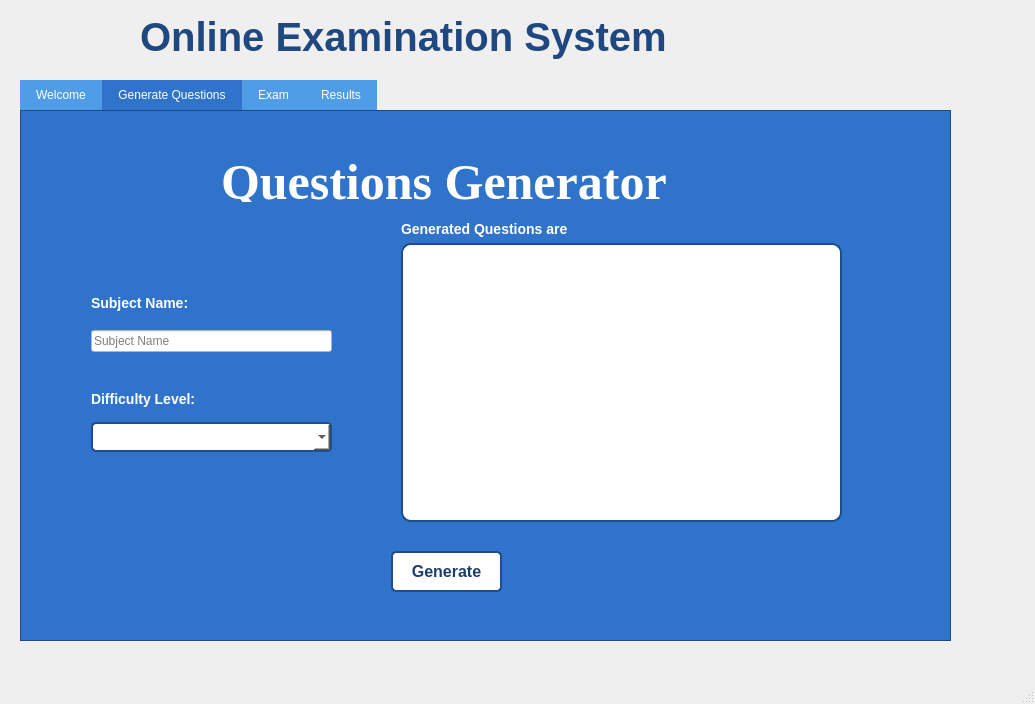
<?xml version="1.0" encoding="UTF-8"?>
<ui version="4.0">
 <class>MainWindow</class>
 <widget class="QMainWindow" name="MainWindow">
  <property name="geometry">
   <rect>
    <x>0</x>
    <y>0</y>
    <width>1035</width>
    <height>704</height>
   </rect>
  </property>
  <property name="windowTitle">
   <string>MainWindow</string>
  </property>
  <widget class="QWidget" name="centralwidget">
   <widget class="QTabWidget" name="tabWidget">
    <property name="geometry">
     <rect>
      <x>20</x>
      <y>80</y>
      <width>931</width>
      <height>561</height>
     </rect>
    </property>
    <property name="styleSheet">
     <string notr="true">QTabWidget {
    background-color: rgb(98, 162, 222); /* Set the background color to a shade of blue */
    color: #ffffff; /* Set the text color to white */
    font-family: Arial, sans-serif; /* Set the font family */
}

/* Apply styles to the individual tabs */
QTabBar::tab {
    background-color:rgb(79, 157, 231); /* Set the background color for each tab */
    color: #ffffff; /* Set the text color for each tab */
    padding: 8px 16px; /* Add padding to the tabs for better spacing */
}

/* Apply styles to the selected tab */
QTabBar::tab:selected {
    background-color: rgb(48, 115, 203); /* Set a different color for the selected tab */
}

/* Apply styles to the content area of the tabs */
QTabWidget::pane {
    border: 1px solid rgb(31, 74, 131); /* Add a border around the content area */
    background-color: rgb(48, 115, 203); /* Set the background color for the content area */
    padding: 10px; /* Add padding to the content area for better spacing */
}
</string>
    </property>
    <property name="currentIndex">
     <number>1</number>
    </property>
    <property name="elideMode">
     <enum>Qt::ElideNone</enum>
    </property>
    <widget class="QWidget" name="tab_5">
     <attribute name="title">
      <string>Welcome</string>
     </attribute>
     <widget class="QLabel" name="label_4">
      <property name="geometry">
       <rect>
        <x>350</x>
        <y>20</y>
        <width>211</width>
        <height>51</height>
       </rect>
      </property>
      <property name="font">
       <font>
        <family>Times New Roman</family>
        <pointsize>-1</pointsize>
        <bold>true</bold>
       </font>
      </property>
      <property name="styleSheet">
       <string notr="true">QLabel {
color: rgb(255, 255, 255);
font-size: 50px; 
font-weight: bold;
}


</string>
      </property>
      <property name="text">
       <string>Welcome</string>
      </property>
     </widget>
     <widget class="QTextBrowser" name="textBrowser_7">
      <property name="geometry">
       <rect>
        <x>180</x>
        <y>80</y>
        <width>561</width>
        <height>41</height>
       </rect>
      </property>
      <property name="styleSheet">
       <string notr="true">QTextBrowser
{
background-color: rgb(255, 255, 255); 
color: rgb(26, 63, 111); 
border: 2px solid rgb(29, 78, 139);
border-radius: 5px; 
padding: 2px 2px; 
font-size: 16px;
font-weight: bold;
}

</string>
      </property>
      <property name="html">
       <string>&lt;!DOCTYPE HTML PUBLIC &quot;-//W3C//DTD HTML 4.0//EN&quot; &quot;http://www.w3.org/TR/REC-html40/strict.dtd&quot;&gt;
&lt;html&gt;&lt;head&gt;&lt;meta name=&quot;qrichtext&quot; content=&quot;1&quot; /&gt;&lt;meta charset=&quot;utf-8&quot; /&gt;&lt;style type=&quot;text/css&quot;&gt;
p, li { white-space: pre-wrap; }
hr { height: 1px; border-width: 0; }
li.unchecked::marker { content: &quot;\2610&quot;; }
li.checked::marker { content: &quot;\2612&quot;; }
&lt;/style&gt;&lt;/head&gt;&lt;body style=&quot; font-family:'Segoe UI'; font-size:16px; font-weight:700; font-style:normal;&quot;&gt;
&lt;p style=&quot; margin-top:0px; margin-bottom:0px; margin-left:0px; margin-right:0px; -qt-block-indent:0; text-indent:0px;&quot;&gt;&lt;span style=&quot; font-size:11pt; font-weight:400;&quot;&gt;Hello Students! Below are some guidelines you are suggested to revise everyday.&lt;/span&gt;&lt;/p&gt;&lt;/body&gt;&lt;/html&gt;</string>
      </property>
     </widget>
     <widget class="QTextBrowser" name="textBrowser_3">
      <property name="geometry">
       <rect>
        <x>180</x>
        <y>130</y>
        <width>561</width>
        <height>291</height>
       </rect>
      </property>
      <property name="styleSheet">
       <string notr="true">QTextBrowser
{
background-color: rgb(255, 255, 255); 
color: rgb(26, 63, 111); 
border: 2px solid rgb(29, 78, 139);
border-radius: 5px; 
padding: 10px 10px; 
font-size: 16px;
font-weight: bold;
}


</string>
      </property>
      <property name="html">
       <string>&lt;!DOCTYPE HTML PUBLIC &quot;-//W3C//DTD HTML 4.0//EN&quot; &quot;http://www.w3.org/TR/REC-html40/strict.dtd&quot;&gt;
&lt;html&gt;&lt;head&gt;&lt;meta name=&quot;qrichtext&quot; content=&quot;1&quot; /&gt;&lt;meta charset=&quot;utf-8&quot; /&gt;&lt;style type=&quot;text/css&quot;&gt;
p, li { white-space: pre-wrap; }
hr { height: 1px; border-width: 0; }
li.unchecked::marker { content: &quot;\2610&quot;; }
li.checked::marker { content: &quot;\2612&quot;; }
&lt;/style&gt;&lt;/head&gt;&lt;body style=&quot; font-family:'Segoe UI'; font-size:16px; font-weight:700; font-style:normal;&quot;&gt;
&lt;p style=&quot; margin-top:0px; margin-bottom:0px; margin-left:0px; margin-right:0px; -qt-block-indent:0; text-indent:0px;&quot;&gt;&lt;span style=&quot; font-family:'Tahoma','sans-serif'; font-size:16px; font-weight:400;&quot;&gt;‣&lt;/span&gt;&lt;span style=&quot; font-size:16px; font-weight:400;&quot;&gt; &lt;/span&gt;&lt;span style=&quot; font-size:16px;&quot;&gt;Note: Your Paper Will Be Cancelled If you Minimze your screen.&lt;/span&gt;&lt;/p&gt;
&lt;p style=&quot;-qt-paragraph-type:empty; margin-top:0px; margin-bottom:0px; margin-left:0px; margin-right:0px; -qt-block-indent:0; text-indent:0px; font-weight:400;&quot;&gt;&lt;br /&gt;&lt;/p&gt;
&lt;p style=&quot; margin-top:0px; margin-bottom:0px; margin-left:0px; margin-right:0px; -qt-block-indent:0; text-indent:0px;&quot;&gt;&lt;span style=&quot; font-family:'Tahoma','sans-serif'; font-size:16px; font-weight:400;&quot;&gt;‣&lt;/span&gt;&lt;span style=&quot; font-size:16px; font-weight:400;&quot;&gt; Adhere to high ethical standards, respecting confidentiality and privacy.&lt;/span&gt;&lt;/p&gt;
&lt;p style=&quot;-qt-paragraph-type:empty; margin-top:0px; margin-bottom:0px; margin-left:0px; margin-right:0px; -qt-block-indent:0; text-indent:0px; font-weight:400;&quot;&gt;&lt;br /&gt;&lt;/p&gt;
&lt;p style=&quot; margin-top:0px; margin-bottom:0px; margin-left:0px; margin-right:0px; -qt-block-indent:0; text-indent:0px;&quot;&gt;&lt;span style=&quot; font-family:'Tahoma','sans-serif'; font-size:16px; font-weight:400;&quot;&gt;‣&lt;/span&gt;&lt;span style=&quot; font-size:16px; font-weight:400;&quot;&gt; Maintain accurate and timely submission of questions, ensuring to answer each ascpect asked.&lt;/span&gt;&lt;/p&gt;
&lt;p style=&quot;-qt-paragraph-type:empty; margin-top:0px; margin-bottom:0px; margin-left:0px; margin-right:0px; -qt-block-indent:0; text-indent:0px; font-weight:400;&quot;&gt;&lt;br /&gt;&lt;/p&gt;
&lt;p style=&quot; margin-top:0px; margin-bottom:0px; margin-left:0px; margin-right:0px; -qt-block-indent:0; text-indent:0px;&quot;&gt;&lt;span style=&quot; font-family:'Tahoma','sans-serif'; font-size:16px; font-weight:400;&quot;&gt;‣&lt;/span&gt;&lt;span style=&quot; font-size:16px; font-weight:400;&quot;&gt; Familiarize yourself with and adhere to UI and Flow of the exam system, report any violations or concerns.&lt;/span&gt;&lt;/p&gt;
&lt;p style=&quot;-qt-paragraph-type:empty; margin-top:0px; margin-bottom:0px; margin-left:0px; margin-right:0px; -qt-block-indent:0; text-indent:0px; font-weight:400;&quot;&gt;&lt;br /&gt;&lt;/p&gt;
&lt;p style=&quot; margin-top:0px; margin-bottom:0px; margin-left:0px; margin-right:0px; -qt-block-indent:0; text-indent:0px;&quot;&gt;&lt;span style=&quot; font-family:'Tahoma','sans-serif'; font-size:16px; font-weight:400;&quot;&gt;‣&lt;/span&gt;&lt;span style=&quot; font-size:16px; font-weight:400;&quot;&gt; Prioritize your own physical and mental well-being.&lt;/span&gt;&lt;/p&gt;&lt;/body&gt;&lt;/html&gt;</string>
      </property>
     </widget>
     <widget class="QPushButton" name="pushButton">
      <property name="geometry">
       <rect>
        <x>420</x>
        <y>433</y>
        <width>101</width>
        <height>41</height>
       </rect>
      </property>
      <property name="styleSheet">
       <string notr="true">QPushButton
{
background-color: rgb(255, 255, 255); 
color: rgb(26, 63, 111); 
border: 2px solid rgb(29, 78, 139);
border-radius: 5px; 
padding: 10px 10px; 
font-size: 16px;
font-weight: bold;
cursor: pointer; 
}
QPushButton::hover
{
    background-color:rgb(219, 235, 255);

}</string>
      </property>
      <property name="text">
       <string>Proceed</string>
      </property>
     </widget>
    </widget>
    <widget class="QWidget" name="tab_6">
     <attribute name="title">
      <string>Generate Questions</string>
     </attribute>
     <widget class="QWidget" name="layoutWidget_6">
      <property name="geometry">
       <rect>
        <x>60</x>
        <y>160</y>
        <width>241</width>
        <height>71</height>
       </rect>
      </property>
      <layout class="QVBoxLayout" name="verticalLayout_8">
       <item>
        <widget class="QLabel" name="label_37">
         <property name="styleSheet">
          <string notr="true">QLabel {
color: rgb(255, 255, 255);
font-size: 14px; 
font-weight: bold;
}


</string>
         </property>
         <property name="text">
          <string>Subject Name:</string>
         </property>
        </widget>
       </item>
       <item>
        <widget class="QLineEdit" name="subject_lineEdit_2">
         <property name="styleSheet">
          <string notr="true">QLineEdit
{
background-color:rgb(255, 255, 255)
}
QLineEdit:hover {
    background-color:rgb(219, 235, 255); 
}</string>
         </property>
         <property name="placeholderText">
          <string>Subject Name</string>
         </property>
        </widget>
       </item>
      </layout>
     </widget>
     <widget class="QLabel" name="label_5">
      <property name="geometry">
       <rect>
        <x>190</x>
        <y>40</y>
        <width>561</width>
        <height>41</height>
       </rect>
      </property>
      <property name="font">
       <font>
        <family>Georgia</family>
        <pointsize>-1</pointsize>
        <bold>true</bold>
       </font>
      </property>
      <property name="styleSheet">
       <string notr="true">QLabel {
color: rgb(255, 255, 255);
font-size: 50px; 
font-weight: bold;
}

</string>
      </property>
      <property name="text">
       <string>Questions Generator</string>
      </property>
     </widget>
     <widget class="QPushButton" name="pushButton_2">
      <property name="geometry">
       <rect>
        <x>360</x>
        <y>430</y>
        <width>111</width>
        <height>41</height>
       </rect>
      </property>
      <property name="styleSheet">
       <string notr="true">QPushButton
{
background-color: rgb(255, 255, 255); 
color: rgb(26, 63, 111); 
border: 2px solid rgb(29, 78, 139);
border-radius: 5px; 
padding: 10px 10px; 
font-size: 16px;
font-weight: bold;
cursor: pointer; 
}
QPushButton::hover
{
    background-color:rgb(219, 235, 255);

}</string>
      </property>
      <property name="text">
       <string>Generate</string>
      </property>
     </widget>
     <widget class="QWidget" name="layoutWidget_7">
      <property name="geometry">
       <rect>
        <x>370</x>
        <y>100</y>
        <width>441</width>
        <height>301</height>
       </rect>
      </property>
      <layout class="QVBoxLayout" name="verticalLayout_9">
       <item>
        <widget class="QLabel" name="label_47">
         <property name="styleSheet">
          <string notr="true">QLabel {
color: rgb(255, 255, 255);
font-size: 14px; 
font-weight: bold;
}
</string>
         </property>
         <property name="text">
          <string>Generated Questions are</string>
         </property>
        </widget>
       </item>
       <item>
        <widget class="QTextEdit" name="textEdit_4">
         <property name="styleSheet">
          <string notr="true">QTextEdit {
    background-color: rgb(255, 255, 255); 
    border: 2px solid rgb(29, 78, 139); 
    border-radius: 10px; 
    padding: 2px; 
    font-size: 14 px; 
    color: rgb(0, 0, 0); 
}

QTextEdit:hover {
    background-color:rgb(219, 235, 255);
}

</string>
         </property>
        </widget>
       </item>
      </layout>
     </widget>
     <widget class="QWidget" name="layoutWidget_8">
      <property name="geometry">
       <rect>
        <x>60</x>
        <y>260</y>
        <width>241</width>
        <height>71</height>
       </rect>
      </property>
      <layout class="QVBoxLayout" name="verticalLayout_10">
       <item>
        <widget class="QLabel" name="label_38">
         <property name="styleSheet">
          <string notr="true">QLabel {
color: rgb(255, 255, 255);
font-size: 14px; 
font-weight: bold;
}
</string>
         </property>
         <property name="text">
          <string>Difficulty Level:</string>
         </property>
        </widget>
       </item>
       <item>
        <widget class="QComboBox" name="diff_level_2">
         <property name="styleSheet">
          <string notr="true">QComboBox {
    background-color: rgb(255, 255, 255); 
    border: 2px solid rgb(29, 78, 139); 
    border-radius: 5px; 
    padding: 5 px; 
    font-size: 14 px; 
    color: rgb(0, 0, 0); 
}

QComboBox:hover {
    background-color:rgb(219, 235, 255); 
}

</string>
         </property>
         <item>
          <property name="text">
           <string/>
          </property>
         </item>
         <item>
          <property name="text">
           <string>Easy</string>
          </property>
         </item>
         <item>
          <property name="text">
           <string>Medium</string>
          </property>
         </item>
         <item>
          <property name="text">
           <string>Hard</string>
          </property>
         </item>
        </widget>
       </item>
      </layout>
     </widget>
    </widget>
    <widget class="QWidget" name="tab_7">
     <attribute name="title">
      <string>Exam</string>
     </attribute>
     <widget class="QPushButton" name="pushButton_14">
      <property name="geometry">
       <rect>
        <x>720</x>
        <y>400</y>
        <width>91</width>
        <height>41</height>
       </rect>
      </property>
      <property name="font">
       <font>
        <family>Times New Roman</family>
        <pointsize>-1</pointsize>
        <bold>true</bold>
       </font>
      </property>
      <property name="styleSheet">
       <string notr="true">QPushButton 
{
background-color: rgb(255, 255, 255); 
color: rgb(26, 63, 111); 
border: 2px solid rgb(29, 78, 139);
border-radius: 5px; 
padding: 10px 10px; 
font-size: 16px;
font-weight: bold;
}
QPushButton:hover 
{
background-color: rgb(219, 235, 255); 
}
QPushButton:pressed 
{
background-color: rgb(45, 108, 190); 
color: rgb(255, 255, 255);
box-shadow: 0 2px 4px rgba(0, 0, 0, 0.1); 
}
</string>
      </property>
      <property name="text">
       <string>Submit</string>
      </property>
     </widget>
     <widget class="QPushButton" name="pushButton_15">
      <property name="geometry">
       <rect>
        <x>560</x>
        <y>400</y>
        <width>91</width>
        <height>41</height>
       </rect>
      </property>
      <property name="font">
       <font>
        <family>Times New Roman</family>
        <pointsize>-1</pointsize>
        <bold>true</bold>
       </font>
      </property>
      <property name="styleSheet">
       <string notr="true">QPushButton 
{
background-color: rgb(255, 255, 255); 
color: rgb(26, 63, 111); 
border: 2px solid rgb(29, 78, 139);
border-radius: 5px; 
padding: 10px 10px; 
font-size: 16px;
font-weight: bold;
}
QPushButton:hover 
{
background-color: rgb(219, 235, 255); 
}
QPushButton:pressed 
{
background-color: rgb(45, 108, 190); 
color: rgb(255, 255, 255);
box-shadow: 0 2px 4px rgba(0, 0, 0, 0.1); 
}
</string>
      </property>
      <property name="text">
       <string>Next</string>
      </property>
     </widget>
     <widget class="QPushButton" name="pushButton_start_2">
      <property name="geometry">
       <rect>
        <x>330</x>
        <y>400</y>
        <width>101</width>
        <height>41</height>
       </rect>
      </property>
      <property name="styleSheet">
       <string notr="true">QPushButton 
{
background-color: rgb(255, 255, 255); 
color: rgb(26, 63, 111); 
border: 2px solid rgb(29, 78, 139);
border-radius: 5px; 
padding: 10px 10px; 
font-size: 16px;
font-weight: bold;
}
QPushButton:hover 
{
background-color: rgb(219, 235, 255); 
}
QPushButton:pressed 
{
background-color: rgb(45, 108, 190); 
color: rgb(255, 255, 255);
box-shadow: 0 2px 4px rgba(0, 0, 0, 0.1); 
}
</string>
      </property>
      <property name="text">
       <string>Start</string>
      </property>
     </widget>
     <widget class="QWidget" name="layoutWidget_9">
      <property name="geometry">
       <rect>
        <x>40</x>
        <y>20</y>
        <width>260</width>
        <height>371</height>
       </rect>
      </property>
      <layout class="QVBoxLayout" name="verticalLayout_11">
       <item>
        <layout class="QVBoxLayout" name="verticalLayout_12">
         <item>
          <widget class="QLabel" name="label_13">
           <property name="font">
            <font>
             <family>Georgia</family>
             <pointsize>-1</pointsize>
             <bold>true</bold>
            </font>
           </property>
           <property name="styleSheet">
            <string notr="true">QLabel {
color: rgb(255, 255, 255);
font-size: 40px; 
font-weight: bold;
}

</string>
           </property>
           <property name="text">
            <string>Question</string>
           </property>
          </widget>
         </item>
         <item>
          <widget class="QTextEdit" name="textEdit_5">
           <property name="styleSheet">
            <string notr="true">QTextEdit {
    background-color: rgb(255, 255, 255); 
    border: 2px solid rgb(29, 78, 139); 
    border-radius: 10px; 
    padding: 2px; 
    font-size: 14 px; 
    color: rgb(0, 0, 0); 
}

QTextEdit:hover {
    background-color:rgb(219, 235, 255);
}

</string>
           </property>
          </widget>
         </item>
        </layout>
       </item>
       <item>
        <layout class="QVBoxLayout" name="verticalLayout_13">
         <item>
          <widget class="QLabel" name="label_14">
           <property name="font">
            <font>
             <family>Georgia</family>
             <pointsize>-1</pointsize>
             <bold>true</bold>
            </font>
           </property>
           <property name="styleSheet">
            <string notr="true">QLabel {
color: rgb(255, 255, 255);
font-size: 25px; 
}

</string>
           </property>
           <property name="text">
            <string>Remaining Time</string>
           </property>
          </widget>
         </item>
         <item>
          <widget class="QLCDNumber" name="lcdNumber_2">
           <property name="styleSheet">
            <string notr="true">QLCDNumber
{
 background-color: rgb(255, 255, 255); 
}
QLCDNumber::hover
{
    background-color:rgb(219, 235, 255);

}</string>
           </property>
          </widget>
         </item>
        </layout>
       </item>
      </layout>
     </widget>
     <widget class="QWidget" name="layoutWidget_10">
      <property name="geometry">
       <rect>
        <x>360</x>
        <y>20</y>
        <width>461</width>
        <height>331</height>
       </rect>
      </property>
      <layout class="QVBoxLayout" name="verticalLayout_14">
       <item>
        <widget class="QLabel" name="label_15">
         <property name="font">
          <font>
           <family>Georgia</family>
           <pointsize>-1</pointsize>
           <bold>true</bold>
          </font>
         </property>
         <property name="styleSheet">
          <string notr="true">QLabel {
color: rgb(255, 255, 255);
font-size: 40px; 
font-weight: bold;
}

</string>
         </property>
         <property name="text">
          <string>Your Answer</string>
         </property>
        </widget>
       </item>
       <item>
        <widget class="QTextEdit" name="textEdit_6">
         <property name="styleSheet">
          <string notr="true">QTextEdit {
    background-color: rgb(255, 255, 255); 
    border: 2px solid rgb(29, 78, 139); 
    border-radius: 10px; 
    padding: 2px; 
    font-size: 14 px; 
    color: rgb(0, 0, 0); 
}

QTextEdit:hover {
    background-color:rgb(219, 235, 255);
}

</string>
         </property>
        </widget>
       </item>
      </layout>
     </widget>
    </widget>
    <widget class="QWidget" name="tab_8">
     <attribute name="title">
      <string>Results</string>
     </attribute>
     <widget class="QTableWidget" name="tableWidget_10">
      <property name="geometry">
       <rect>
        <x>220</x>
        <y>90</y>
        <width>481</width>
        <height>351</height>
       </rect>
      </property>
      <property name="font">
       <font>
        <family>Times New Roman</family>
        <pointsize>-1</pointsize>
        <bold>true</bold>
       </font>
      </property>
      <property name="styleSheet">
       <string notr="true">QTableWidget
{
background-color: rgb(219, 235, 255); 
font-color: rgb(21, 50, 88); 
border: 2px solid rgb(48, 115, 203);
border-radius: 5px; 
padding: 10px 10px; 
font-size: 16px;
font-weight: bold;
}
QTableWidget:pressed 
{
background-color: rgb(45, 108, 190); 
font-color: rgb(255, 255, 255);
}
</string>
      </property>
      <column>
       <property name="text">
        <string>Subject</string>
       </property>
      </column>
      <column>
       <property name="text">
        <string>Total Marks</string>
       </property>
      </column>
      <column>
       <property name="text">
        <string>Obtained Marks</string>
       </property>
      </column>
      <column>
       <property name="text">
        <string>Difficulty Level</string>
       </property>
      </column>
     </widget>
     <widget class="QLabel" name="label_25">
      <property name="geometry">
       <rect>
        <x>180</x>
        <y>20</y>
        <width>561</width>
        <height>61</height>
       </rect>
      </property>
      <property name="font">
       <font>
        <family>Georgia</family>
        <pointsize>-1</pointsize>
        <bold>true</bold>
       </font>
      </property>
      <property name="styleSheet">
       <string notr="true">QLabel {
color: rgb(255, 255, 255);
font-size: 50px; 
font-weight: bold;
}

</string>
      </property>
      <property name="text">
       <string>Previous Test Results</string>
      </property>
     </widget>
     <widget class="QPushButton" name="pushButton_4">
      <property name="geometry">
       <rect>
        <x>340</x>
        <y>450</y>
        <width>91</width>
        <height>41</height>
       </rect>
      </property>
      <property name="font">
       <font>
        <family>Times New Roman</family>
        <pointsize>-1</pointsize>
        <bold>true</bold>
       </font>
      </property>
      <property name="styleSheet">
       <string notr="true">QPushButton 
{
background-color: rgb(255, 255, 255); 
color: rgb(26, 63, 111); 
border: 2px solid rgb(29, 78, 139);
border-radius: 5px; 
padding: 10px 10px; 
font-size: 16px;
font-weight: bold;
}
QPushButton:hover 
{
background-color: rgb(219, 235, 255); 
}
QPushButton:pressed 
{
background-color: rgb(45, 108, 190); 
color: rgb(255, 255, 255);
box-shadow: 0 2px 4px rgba(0, 0, 0, 0.1); 
}
</string>
      </property>
      <property name="text">
       <string>Refresh</string>
      </property>
     </widget>
     <widget class="QPushButton" name="pushButton_3">
      <property name="geometry">
       <rect>
        <x>490</x>
        <y>450</y>
        <width>111</width>
        <height>41</height>
       </rect>
      </property>
      <property name="styleSheet">
       <string notr="true">QPushButton 
{
background-color: rgb(255, 255, 255); 
color: rgb(26, 63, 111); 
border: 2px solid rgb(29, 78, 139);
border-radius: 5px; 
padding: 10px 10px; 
font-size: 16px;
font-weight: bold;
}
QPushButton:hover 
{
background-color: rgb(219, 235, 255); 
}
QPushButton:pressed 
{
background-color: rgb(45, 108, 190); 
color: rgb(255, 255, 255);
box-shadow: 0 2px 4px rgba(0, 0, 0, 0.1); 
}
</string>
      </property>
      <property name="text">
       <string>Exit</string>
      </property>
     </widget>
    </widget>
   </widget>
   <widget class="QLabel" name="label">
    <property name="geometry">
     <rect>
      <x>140</x>
      <y>10</y>
      <width>1136</width>
      <height>53</height>
     </rect>
    </property>
    <property name="font">
     <font>
      <family>Segoe UI</family>
      <pointsize>-1</pointsize>
      <bold>true</bold>
     </font>
    </property>
    <property name="styleSheet">
     <string notr="true">QLabel {
    color: rgb(30, 72, 127);
    font-size: 40px; 
    font-weight: bold;
    font-family: 'Segoe UI', Tahoma, Geneva, Verdana, sans-serif; 
}

QLabel:hover {
    color: rgb(48, 115, 203);
    text-decoration: underline; 
    cursor: pointer; 
}

QLabel {
    text-shadow: 2px 2px 4px rgba(0, 0, 0, 0.3); =-
}
</string>
    </property>
    <property name="text">
     <string>Online Examination System</string>
    </property>
   </widget>
  </widget>
  <widget class="QMenuBar" name="menubar">
   <property name="geometry">
    <rect>
     <x>0</x>
     <y>0</y>
     <width>1035</width>
     <height>21</height>
    </rect>
   </property>
  </widget>
  <widget class="QStatusBar" name="statusbar"/>
 </widget>
 <resources/>
 <connections/>
</ui>
